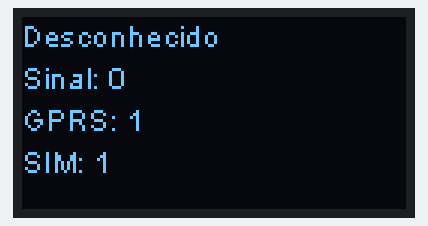
The sketch below on a simulated ESP32. Shown: 128×64 one-colour display. The modem accepts every AT command (registered, SIM ready, sends succeed) and sends nothing else; what the sketch prints to the serial monitor is not drawn.

Above: at 5.1 s.

The sketch:

Log-OLED.ino
```cpp
#include "SSD1306Wire.h"
SSD1306Wire display(0x3c, 22, 21);

// Imprime 4 linhas na tela
#define BUFFER_SIZE 5

String buffer[BUFFER_SIZE];
int head = 0;
int tail = 0;

int contador = 0;

#include <HardwareSerial.h>

// Configuração dos pinos do SIM800L
#define SIM800_TX_PIN 16
#define SIM800_RX_PIN 17

HardwareSerial sim800l(1);

void setup() {
  Serial.begin(115200);

  sim800l.begin(9600, SERIAL_8N1, SIM800_RX_PIN, SIM800_TX_PIN);

  // INICIALIZA O DISPLAY & INVERTE O DISPLAY VERTICALMENTE
  display.init();
  display.flipScreenVertically();
}

void loop() {
  incrementarContador();
  //adicionarValorAoBuffer(String(contador));//
  atualizarTela();

  int sinal = obterSinal();
  bool statusGPRS = obterStatusGPRS();
  String imei = obterIMEI();
  bool simCard = verificarSIMCard();

  adicionarValorAoBuffer("" + imei);
  adicionarValorAoBuffer("Sinal: " + String(sinal));
  adicionarValorAoBuffer("GPRS: " + String(statusGPRS));
  adicionarValorAoBuffer("SIM: " + String(simCard));
  Serial.println("volta");


  delay(1000);
}

void incrementarContador() {
  contador++;
  if (contador > 9999) {
    contador = 0;
  }
}

void adicionarValorAoBuffer(String valor) {
  buffer[head] = valor;
  head = (head + 1) % BUFFER_SIZE;
  if (head == tail) {
    tail = (tail + 1) % BUFFER_SIZE;
  }
}

void atualizarTela() {

  display.clear();
  display.setTextAlignment(TEXT_ALIGN_LEFT);
  display.setFont(ArialMT_Plain_10);

  int linha = 0;
  int index = tail;
  while (index != head) {
    display.drawString(0, linha * 14, buffer[index]);
    linha++;
    index = (index + 1) % BUFFER_SIZE;
  }

  display.display();
}

int obterSinal() {
  sim800l.println("AT+CSQ");
  delay(1000);
  while (sim800l.available()) {
    String response = sim800l.readStringUntil('\n');
    if (response.startsWith("+CSQ:")) {
      int commaIndex = response.indexOf(",");
      if (commaIndex != -1) {
        int signalValue = response.substring(commaIndex + 1).toInt();
        return signalValue;
      }
    }
  }
  return 0; // Retornar 0 se não for possível obter o valor do sinal
}

bool obterStatusGPRS() {
  sim800l.println("AT+CGATT?");
  delay(1000);
  while (sim800l.available()) {
    String response = sim800l.readStringUntil('\n');
    if (response.startsWith("+CGATT:")) {
      int commaIndex = response.indexOf(":");
      if (commaIndex != -1) {
        int status = response.substring(commaIndex + 1).toInt();
        return (status == 1);
      }
    }
  }
  return false; // Retornar false se não for possível obter o status GPRS
}

String obterIMEI() {
  sim800l.println("AT+GSN");
  delay(1000);
  while (sim800l.available()) {
    String response = sim800l.readStringUntil('\n');
    response.trim(); // Remover espaços em branco no início e no final da resposta
    if (response.length() == 15) {
      return response;
    }
  }
  return "Desconhecido"; // Retornar "Desconhecido" se não for possível obter o IMEI
}

bool verificarSIMCard() {
  sim800l.println("AT+CPIN?");
  delay(1000);
  while (sim800l.available()) {
    String response = sim800l.readStringUntil('\n');
    response.trim(); // Remover espaços em branco no início e no final da resposta
    if (response.startsWith("+CPIN:")) {
      int colonIndex = response.indexOf(":");
      if (colonIndex != -1) {
        String status = response.substring(colonIndex + 1);
        status.trim();
        return (status == "READY");
      }
    }
  }
  return false; // Retornar false se não for possível obter o status do SIM card
}
```
